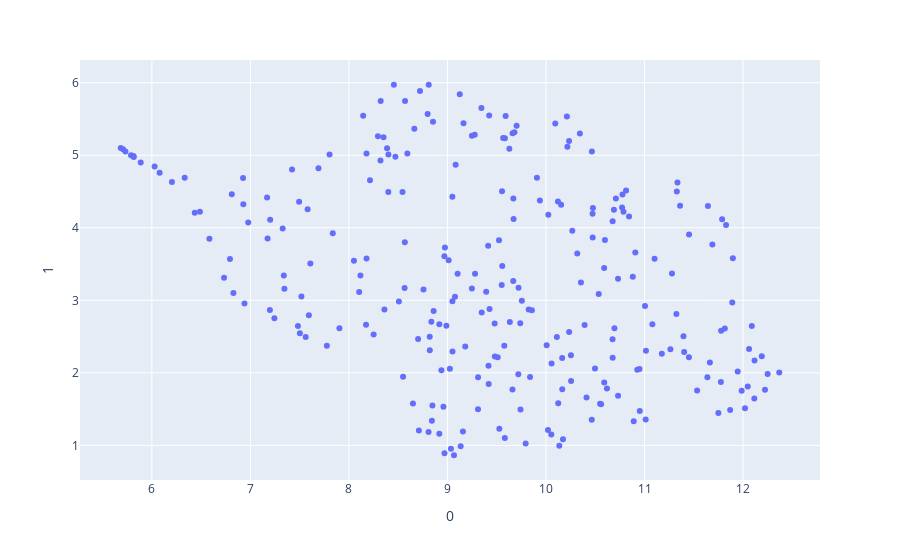

The notebook cell this image was saved under:
### Code cell
from copy import deepcopy

layer_df_normed = deepcopy(layer_df)
for category in categories:
    layer_df_normed[category] = layer_df_normed.apply(lambda row : row[category]/row['category_norm'], axis = 1) 
    
layer_array_normed = layer_df_normed.iloc[:,1:-2].to_numpy()
scaled_layer_array_normed = StandardScaler().fit_transform(layer_array_normed)
print(scaled_layer_array_normed.shape)
     
embedding_normed = reducer.fit_transform(scaled_layer_array_normed)
embedding_normed.shape


fig = px.scatter(
    embedding_normed, x=0, y=1,
)
fig.show()

### Figure 1 — Plotly figure (JSON) as saved in the notebook; plotly's stock layout.template omitted (floating-point values rounded to 4 significant figures; data arrays with more than 128 entries replaced by an {"elided": "..."} marker saying what was removed)
{"data": [{"hovertemplate": "0=%{x}<br>1=%{y}<extra></extra>", "legendgroup": "", "marker": {"color": "#636efa", "symbol": "circle"}, "mode": "markers", "name": "", "orientation": "v", "showlegend": false, "type": "scatter", "x": {"elided": "256 float values"}, "xaxis": "x", "y": {"elided": "256 float values"}, "yaxis": "y"}], "layout": {"legend": {"tracegroupgap": 0}, "margin": {"t": 60}, "xaxis": {"anchor": "y", "domain": [0, 1], "title": {"text": "0"}}, "yaxis": {"anchor": "x", "domain": [0, 1], "title": {"text": "1"}}}}
